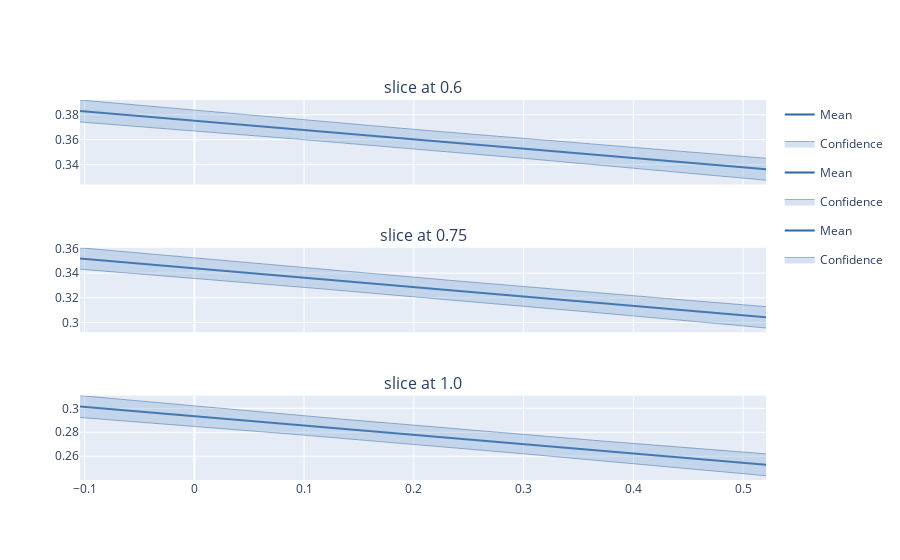

Write notebook code for a chart like this one.
### Code cell
# Horizontal Slices
slices = [0.6, 0.75, 1.0]
figure = GPy.plotting.plotting_library().figure(3, 1,
                                                shared_xaxes=True,
                                                subplot_titles=('slice at 0.6',
                                                                'slice at 0.75',
                                                                'slice at 1.0',
                                                                )
                                                )
for i, y in zip(range(3), slices):
    canvas = mSmall.plot(figure=figure, fixed_inputs=[(1, y)], row=(i + 1), plot_data=False)
GPy.plotting.show(canvas, filename='basic_gp_regression_notebook_slicing')

### Figure 1 — Plotly figure (JSON) as saved in the notebook; plotly's stock layout.template omitted (floating-point values rounded to 4 significant figures; data arrays with more than 128 entries replaced by an {"elided": "..."} marker saying what was removed)
{"data": [{"line": {"color": "#3465a4", "width": 2}, "mode": "lines", "name": "Mean", "showlegend": true, "type": "scatter", "x": {"elided": "200 float values"}, "xaxis": "x", "y": {"elided": "200 float values"}, "yaxis": "y"}, {"fillcolor": "rgba(114, 159, 207, 0.3)", "legendgroup": "Confidence_fill_(1,1)", "line": {"color": "#204a87", "width": 0.4}, "mode": "lines", "name": "Confidence", "opacity": 0.3, "showlegend": false, "type": "scatter", "x": {"elided": "200 float values"}, "xaxis": "x", "y": {"elided": "200 float values"}, "yaxis": "y"}, {"fill": "tonextx", "fillcolor": "rgba(114, 159, 207, 0.3)", "legendgroup": "Confidence_fill_(1,1)", "line": {"color": "#204a87", "width": 0.4}, "mode": "lines", "name": "Confidence", "opacity": 0.3, "showlegend": true, "type": "scatter", "x": {"elided": "200 float values"}, "xaxis": "x", "y": {"elided": "200 float values"}, "yaxis": "y"}, {"line": {"color": "#3465a4", "width": 2}, "mode": "lines", "name": "Mean", "showlegend": true, "type": "scatter", "x": {"elided": "200 float values"}, "xaxis": "x2", "y": {"elided": "200 float values"}, "yaxis": "y2"}, {"fillcolor": "rgba(114, 159, 207, 0.3)", "legendgroup": "Confidence_fill_(2,1)", "line": {"color": "#204a87", "width": 0.4}, "mode": "lines", "name": "Confidence", "opacity": 0.3, "showlegend": false, "type": "scatter", "x": {"elided": "200 float values"}, "xaxis": "x2", "y": {"elided": "200 float values"}, "yaxis": "y2"}, {"fill": "tonextx", "fillcolor": "rgba(114, 159, 207, 0.3)", "legendgroup": "Confidence_fill_(2,1)", "line": {"color": "#204a87", "width": 0.4}, "mode": "lines", "name": "Confidence", "opacity": 0.3, "showlegend": true, "type": "scatter", "x": {"elided": "200 float values"}, "xaxis": "x2", "y": {"elided": "200 float values"}, "yaxis": "y2"}, {"line": {"color": "#3465a4", "width": 2}, "mode": "lines", "name": "Mean", "showlegend": true, "type": "scatter", "x": {"elided": "200 float values"}, "xaxis": "x3", "y": {"elided": "200 float values"}, "yaxis": "y3"}, {"fillcolor": "rgba(114, 159, 207, 0.3)", "legendgroup": "Confidence_fill_(3,1)", "line": {"color": "#204a87", "width": 0.4}, "mode": "lines", "name": "Confidence", "opacity": 0.3, "showlegend": false, "type": "scatter", "x": {"elided": "200 float values"}, "xaxis": "x3", "y": {"elided": "200 float values"}, "yaxis": "y3"}, {"fill": "tonextx", "fillcolor": "rgba(114, 159, 207, 0.3)", "legendgroup": "Confidence_fill_(3,1)", "line": {"color": "#204a87", "width": 0.4}, "mode": "lines", "name": "Confidence", "opacity": 0.3, "showlegend": true, "type": "scatter", "x": {"elided": "200 float values"}, "xaxis": "x3", "y": {"elided": "200 float values"}, "yaxis": "y3"}], "layout": {"annotations": [{"font": {"size": 16}, "showarrow": false, "text": "slice at 0.6", "x": 0.5, "xanchor": "center", "xref": "paper", "y": 1, "yanchor": "bottom", "yref": "paper"}, {"font": {"size": 16}, "showarrow": false, "text": "slice at 0.75", "x": 0.5, "xanchor": "center", "xref": "paper", "y": 0.6111, "yanchor": "bottom", "yref": "paper"}, {"font": {"size": 16}, "showarrow": false, "text": "slice at 1.0", "x": 0.5, "xanchor": "center", "xref": "paper", "y": 0.2222, "yanchor": "bottom", "yref": "paper"}], "showlegend": true, "xaxis": {"anchor": "y", "domain": [0, 1], "matches": "x3", "showticklabels": false}, "xaxis2": {"anchor": "y2", "domain": [0, 1], "matches": "x3", "showticklabels": false}, "xaxis3": {"anchor": "y3", "domain": [0, 1]}, "yaxis": {"anchor": "x", "domain": [0.7778, 1]}, "yaxis2": {"anchor": "x2", "domain": [0.3889, 0.6111]}, "yaxis3": {"anchor": "x3", "domain": [0, 0.2222]}}}
